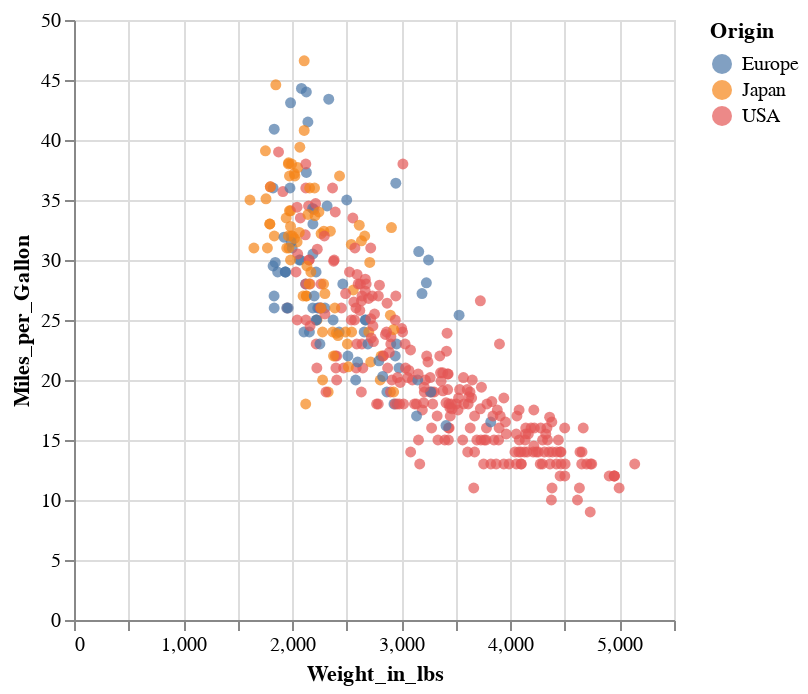

Notebook code for this chart:
### Markdown cell above
Vega-Altair cannot make three-dimensional charts, so you might think we're done, but there are many more encoding channels that can be used.  One of the most frequently and effectively used is the color channel.  Here we use the `"Origin"` feature for the color encoding.

### Code cell
alt.Chart(df).mark_circle().encode(
    alt.X("Weight_in_lbs"),
    alt.Y("Miles_per_Gallon"),
    alt.Color("Origin")
)

### Figure 1 — Vega-Lite specification as saved in the notebook (floating-point values rounded to 4 significant figures; data arrays with more than 128 entries replaced by an {"elided": "..."} marker saying what was removed)
{"config": {"view": {"continuousWidth": 300, "continuousHeight": 300}}, "data": {"name": "data-583e73726c1545c56c203344161a975c"}, "mark": {"type": "circle"}, "encoding": {"color": {"field": "Origin", "type": "nominal"}, "x": {"field": "Weight_in_lbs", "type": "quantitative"}, "y": {"field": "Miles_per_Gallon", "type": "quantitative"}}, "$schema": "https://vega.github.io/schema/vega-lite/v5.20.1.json", "datasets": {"data-583e73726c1545c56c203344161a975c": {"elided": "406 records"}}}
